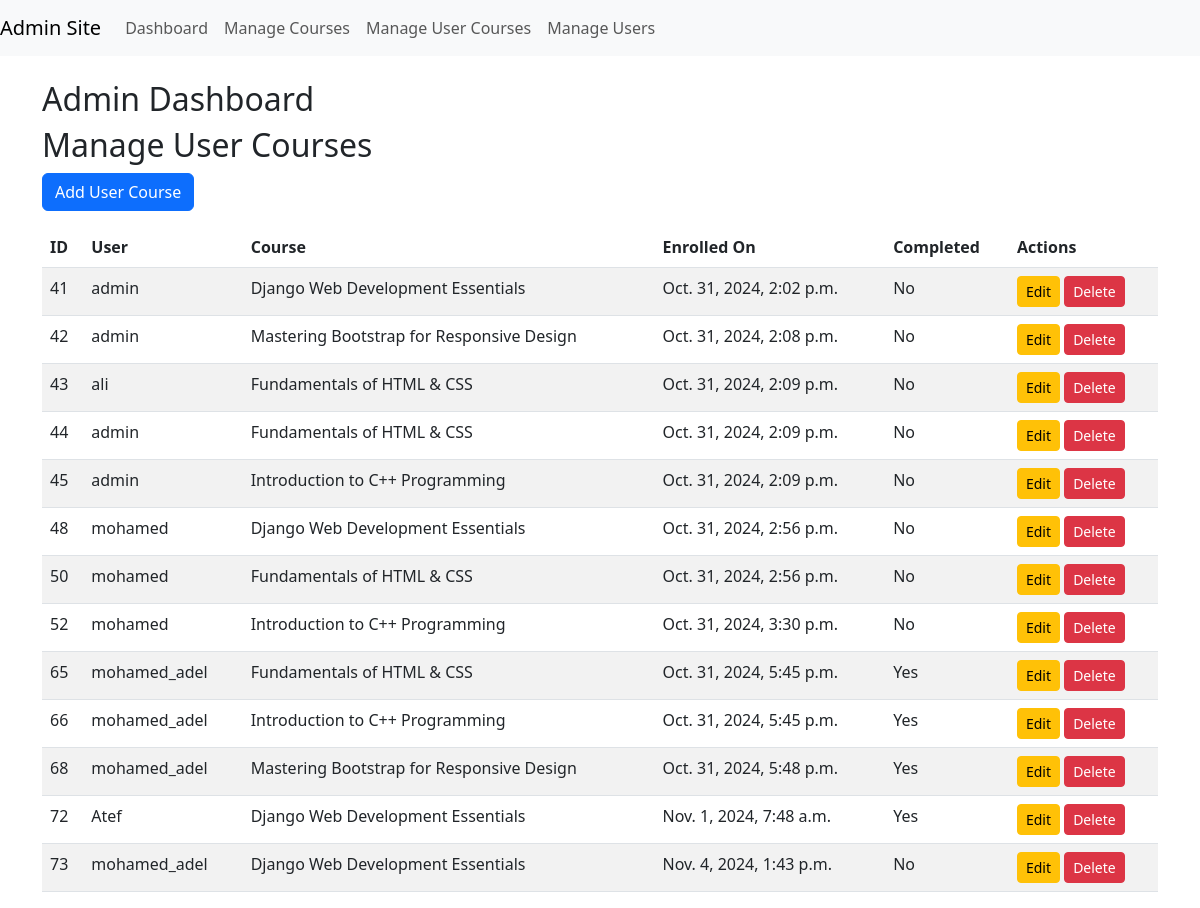
The page /custom_admin/manage-usercourses/ (signed in) on the database as committed earlier.
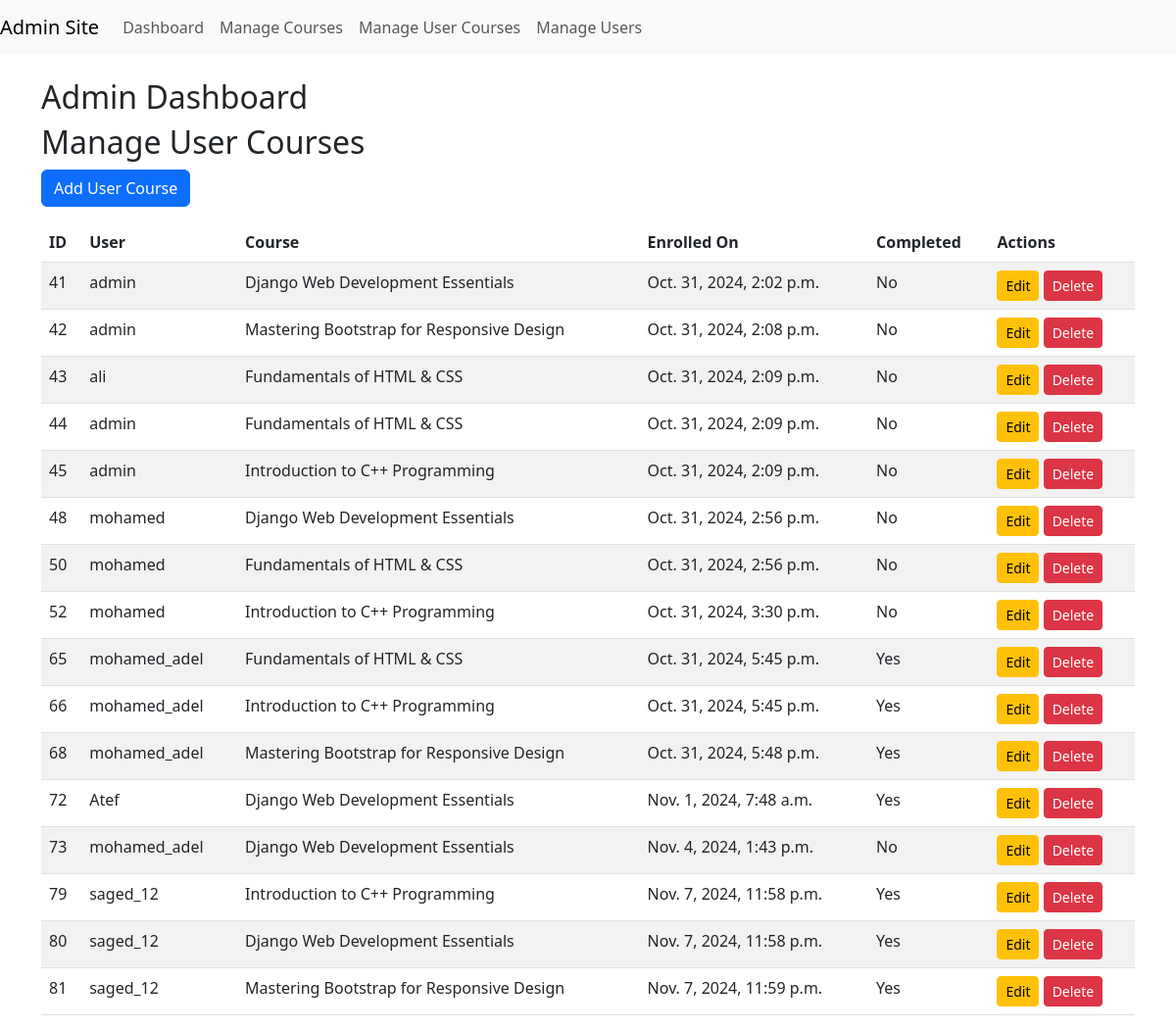
The same page on the database as committed later.
### main/models.py (models this page shows, shortened)
class UserCourse(models.Model):
    course = models.ForeignKey(Course, on_delete=models.CASCADE)
    user = models.ForeignKey(User, on_delete=models.CASCADE)
    created_at = models.DateTimeField(auto_now_add=True)
    done = models.BooleanField(default=False)
    class Meta:
        constraints = [
            models.UniqueConstraint(fields=['user', 'course'], name='unique_user_course')
        ]

class Course(models.Model):
    title = models.CharField(max_length=100, unique=True)
    description = models.TextField()
    created_at = models.DateTimeField(auto_now_add=True)
    image = models.ImageField(upload_to='images/', blank=True, null=True)
    video_url = models.URLField(max_length=500, blank=True, null=True)

### custom_admin/views.py (the view)
# urls.py: path('manage-usercourses/', manage_usercourses, name='manage_usercourses'),
@login_required
def manage_usercourses(request):
    user_courses = UserCourse.objects.all()
    return render(request, 'manage_usercourses.html', {'user_courses': user_courses})

### custom_admin/templates/manage_usercourses.html
{% extends "adminsite.html" %}
{% block content %}
<h2>Manage User Courses</h2>
<a href="{% url 'add_user_course' %}" class="btn btn-primary mb-3">Add User Course</a>
<table class="table table-striped">
    <thead>
        <tr>
            <th>ID</th>
            <th>User</th>
            <th>Course</th>
            <th>Enrolled On</th>
            <th>Completed</th>
            <th>Actions</th>
        </tr>
    </thead>
    <tbody>
        {% for user_course in user_courses %}
        <tr>
            <td>{{ user_course.id }}</td>
            <td>{{ user_course.user.username }}</td>
            <td>{{ user_course.course.title }}</td>
            <td>{{ user_course.created_at }}</td>
            <td>{{ user_course.done|yesno:"Yes,No" }}</td>
            <td>
                <a href="{% url 'edit_user_course' user_course.id %}" class="btn btn-sm btn-warning">Edit</a>
                <a href="{% url 'delete_user_course' user_course.id %}" class="btn btn-sm btn-danger">Delete</a>
            </td>
        </tr>
        {% endfor %}
    </tbody>
</table>
{% endblock %}

### custom_admin/templates/adminsite.html (shortened to what this page needs)
<!DOCTYPE html>
<html lang="en">
<head>
    <link href="https://cdn.jsdelivr.net/npm/bootstrap@5.3.0-alpha1/dist/css/bootstrap.min.css" rel="stylesheet">
</head>
<body>
    <nav class="navbar navbar-expand-lg navbar-light bg-light">
        <a class="navbar-brand" href="#">Admin Site</a>
        <div class="collapse navbar-collapse" id="navbarNav">
            <ul class="navbar-nav">
                <li class="nav-item">
                    <a class="nav-link" href="{% url 'adminsite' %}">Dashboard</a>
                </li>
                <li class="nav-item">
                    <a class="nav-link" href="{% url 'manage_courses' %}">Manage Courses</a>
                </li>
                <li class="nav-item">
                    <a class="nav-link" href="{% url 'manage_usercourses' %}">Manage User Courses</a>
                </li>
                <li class="nav-item">
                    <a class="nav-link" href="{% url 'manage_users' %}">Manage Users</a>
                </li>
            </ul>
        </div>
    </nav>
    <div class="container mt-4">
        <h2>Admin Dashboard</h2>
        {% block content %}{% endblock %}
    </div>
</body>
</html>

Rows that differ between the two databases and show on the page:
added UserCourse: id "79", user.username "saged_12", course "Introduction to C++ Programming", created_at "Nov. 7, 2024, 11:58 p.m.", done "Yes"
added UserCourse: id "80", user.username "saged_12", course "Django Web Development Essentials", created_at "Nov. 7, 2024, 11:58 p.m.", done "Yes"
added UserCourse: id "81", user.username "saged_12", course "Mastering Bootstrap for Responsive Design", created_at "Nov. 7, 2024, 11:59 p.m.", done "Yes"
